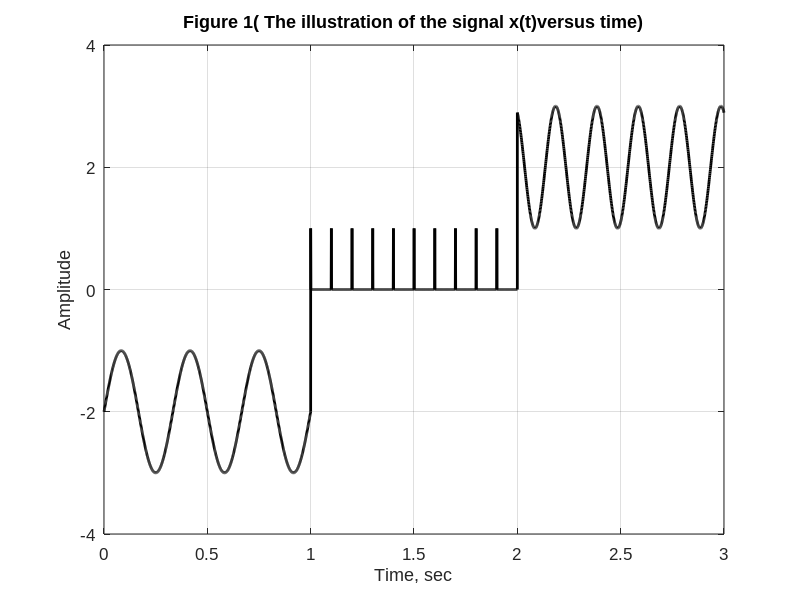
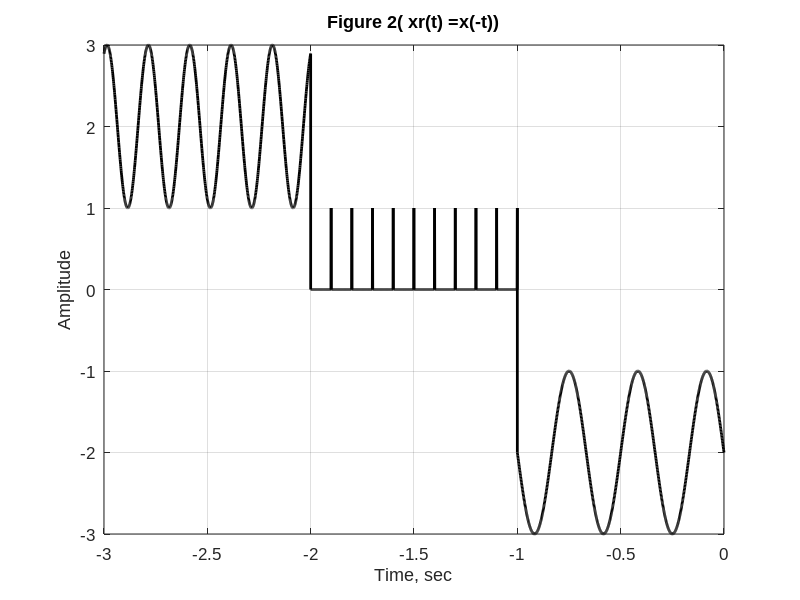
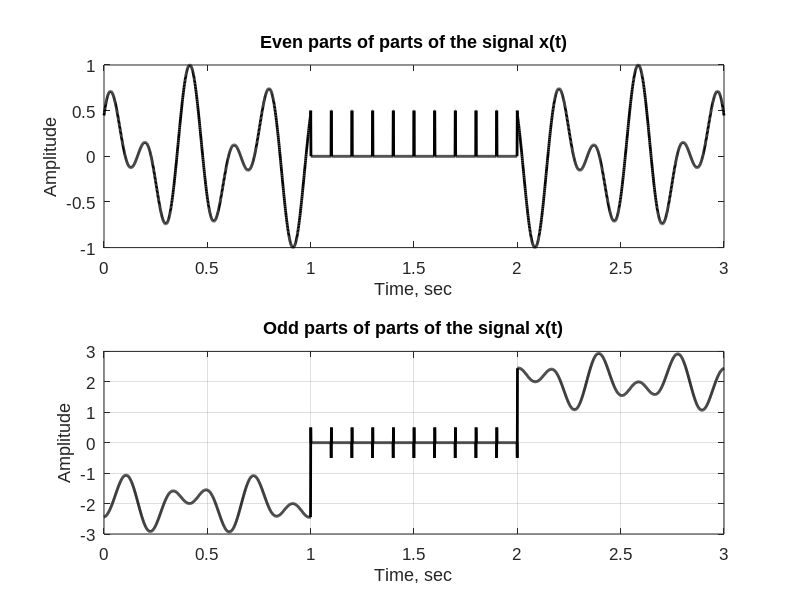
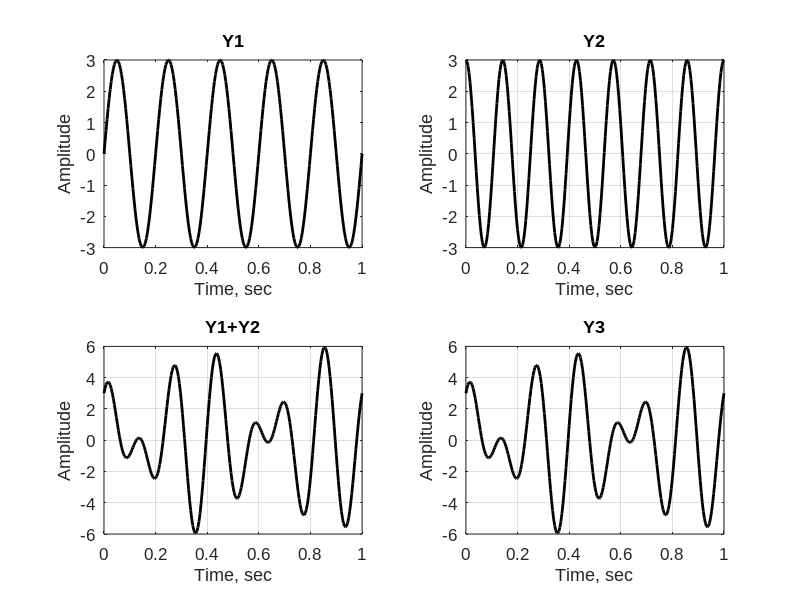

Recreate these plots in MATLAB, in order.
%Part 1.1
t=1;
freq=1;
x1=linspace(0,1,1000);
y1=-2+sin(2*pi.*x1*t*freq*3);
x2=linspace(1,2,1000);
c=length(x2);
y2=[0 0 0 0 0 0 0 0 0 0];
y2=repmat(y2,1,10);
y2(1)=1;
y2=repmat(y2,1,10);
d=length(y2);
x3=linspace(2,3,1000);
y3=2+sin(2*pi.*x3*t*freq*5+90);
x=[x1 x2 x3];
y=[y1 y2 y3];
figure
plot(x,y,'k-', 'LineWidth',2) ;
grid on;
xlabel('Time, sec') ;
ylabel('Amplitude') ;
title('Figure 1( The illustration of the signal x(t)versus time)') ;
set(gca,'FontSize', 12,'FontName','Arial') ; 
axis([0 3 -4 4]);


%Part 1.2
figure
plot(-x,y,'k-', 'LineWidth',2) ;
grid on;
xlabel('Time, sec') ;
ylabel('Amplitude') ;
title('Figure 2( xr(t) =x(-t))');
set(gca,'FontSize', 12,'FontName','Arial');

%Part 1.3
time=linspace(0,3,3000);
z=flip(y)
even=(1/2)*[y+z];
odd=(1/2)*[y-z];
figure
subplot(2,1,1);
plot(time,even,'k-','LineWidth',2);
xlabel('Time, sec');
ylabel('Amplitude');
title('Even parts of parts of the signal x(t)');
set(gca,'FontSize', 12,'FontName','Arial');
subplot(2,1,2);
plot(time,odd,'k-','LineWidth',2);
grid on;
xlabel('Time, sec');
ylabel('Amplitude');
title('Odd parts of parts of the signal x(t)');
set(gca,'FontSize', 12,'FontName','Arial');

%part2

t=0:0.004:1;
x1=sin(2*pi*5*t);
x2=cos(2*pi*7*t);
x3=x1+x2;
Y1=0; Y2=0; Y3=0;

for i=0:2:4
    Y1= Y1 + sin(2*pi*5*(t-i));
    Y2= Y2 + cos(2*pi*7*(t-i));
    Y3= Y3 + (cos(2*pi*7*(t-i))+sin(2*pi*5*(t-i)));
end
figure
subplot(2,2,1);
plot(t,Y1,'k-','LineWidth',2);
xlabel('Time, sec');
ylabel('Amplitude');
title('Y1');
set(gca,'FontSize', 12,'FontName','Arial');
subplot(2,2,2);
plot(t,Y2,'k-','LineWidth',2);
grid on;
xlabel('Time, sec');
ylabel('Amplitude');
title('Y2');
set(gca,'FontSize', 12,'FontName','Arial');
subplot(2,2,3);
plot(t,Y1+Y2,'k-','LineWidth',2);
grid on;
xlabel('Time, sec');
ylabel('Amplitude');
title('Y1+Y2');
set(gca,'FontSize', 12,'FontName','Arial');
subplot(2,2,4);
plot(t,Y3,'k-','LineWidth',2);
grid on;
xlabel('Time, sec');
ylabel('Amplitude');
title('Y3');
set(gca,'FontSize', 12,'FontName','Arial');

figure
plot(Y1+Y2,Y3,'k-','LineWidth',2);
grid on;
xlabel('Y1+Y2');
ylabel('Y3');
title('linearity/nonlinearity Graph');
set(gca,'FontSize', 12,'FontName','Arial');
